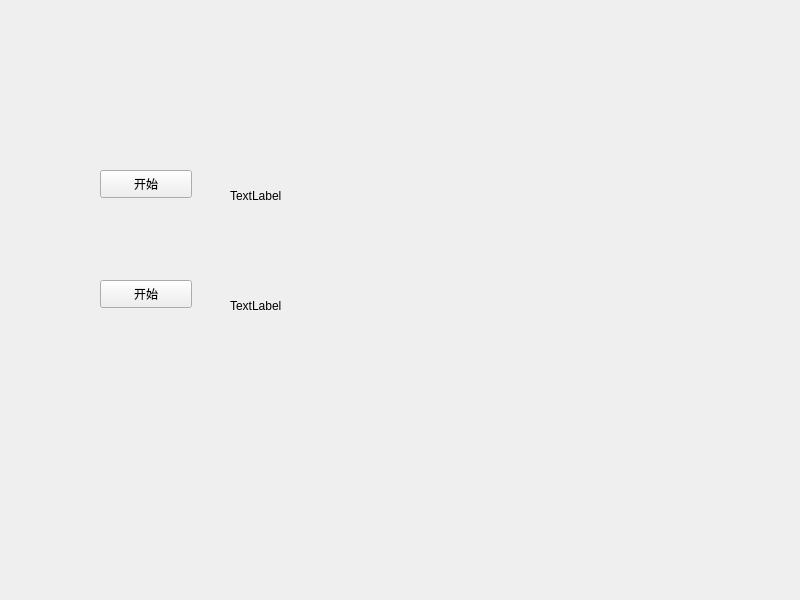
<?xml version="1.0" encoding="UTF-8"?>
<ui version="4.0">
 <class>Widget</class>
 <widget class="QWidget" name="Widget">
  <property name="geometry">
   <rect>
    <x>0</x>
    <y>0</y>
    <width>800</width>
    <height>600</height>
   </rect>
  </property>
  <property name="windowTitle">
   <string>Widget</string>
  </property>
  <widget class="QPushButton" name="pushButton1">
   <property name="geometry">
    <rect>
     <x>100</x>
     <y>170</y>
     <width>92</width>
     <height>28</height>
    </rect>
   </property>
   <property name="text">
    <string>开始</string>
   </property>
  </widget>
  <widget class="QLabel" name="label1">
   <property name="geometry">
    <rect>
     <x>230</x>
     <y>170</y>
     <width>121</width>
     <height>51</height>
    </rect>
   </property>
   <property name="text">
    <string>TextLabel</string>
   </property>
  </widget>
  <widget class="QLabel" name="label2">
   <property name="geometry">
    <rect>
     <x>230</x>
     <y>280</y>
     <width>121</width>
     <height>51</height>
    </rect>
   </property>
   <property name="text">
    <string>TextLabel</string>
   </property>
  </widget>
  <widget class="QPushButton" name="pushButton2">
   <property name="geometry">
    <rect>
     <x>100</x>
     <y>280</y>
     <width>92</width>
     <height>28</height>
    </rect>
   </property>
   <property name="text">
    <string>开始</string>
   </property>
  </widget>
 </widget>
 <tabstops>
  <tabstop>pushButton1</tabstop>
 </tabstops>
 <resources/>
 <connections/>
</ui>
